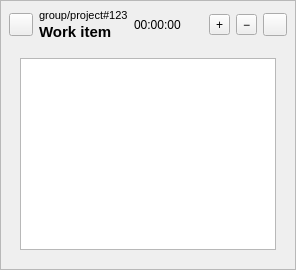
<?xml version="1.0" encoding="UTF-8"?>
<ui version="4.0">
 <class>WorkItemEntryClass</class>
 <widget class="QFrame" name="WorkItemEntryClass">
  <property name="frameShape">
   <enum>QFrame::StyledPanel</enum>
  </property>
  <property name="windowTitle">
   <string>Work Item</string>
  </property>
  <layout class="QVBoxLayout" name="verticalLayout">
   <property name="leftMargin">
    <number>8</number>
   </property>
   <property name="topMargin">
    <number>8</number>
   </property>
   <property name="rightMargin">
    <number>8</number>
   </property>
   <property name="bottomMargin">
    <number>8</number>
   </property>
   <item>
    <layout class="QHBoxLayout" name="headerLayout">
     <item>
      <widget class="QToolButton" name="ExpandButton">
       <property name="text">
        <string/>
       </property>
      </widget>
     </item>
     <item>
      <layout class="QHBoxLayout" name="titleLayout">
       <item>
        <layout class="QVBoxLayout" name="titleTextLayout">
         <property name="spacing">
          <number>1</number>
         </property>
         <item>
          <widget class="QLabel" name="ReferenceLabel">
           <property name="font">
            <font>
             <pointsize>8</pointsize>
            </font>
           </property>
           <property name="text">
            <string>group/project#123</string>
           </property>
          </widget>
         </item>
         <item>
          <widget class="QLabel" name="TitleLabel">
           <property name="font">
            <font>
             <pointsize>11</pointsize>
             <weight>75</weight>
             <bold>true</bold>
            </font>
           </property>
           <property name="text">
            <string>Work item</string>
           </property>
           <property name="wordWrap">
            <bool>true</bool>
           </property>
          </widget>
         </item>
        </layout>
       </item>
       <item>
        <widget class="QLabel" name="ElapsedValueLabel">
         <property name="text">
          <string>00:00:00</string>
         </property>
        </widget>
       </item>
       <item>
        <widget class="QToolButton" name="AddTimeButton">
         <property name="toolTip">
          <string>Add logged time</string>
         </property>
         <property name="text">
          <string>+</string>
         </property>
        </widget>
       </item>
       <item>
        <widget class="QToolButton" name="RemoveTimeButton">
         <property name="toolTip">
          <string>Delete logged time</string>
         </property>
         <property name="text">
          <string>−</string>
         </property>
        </widget>
       </item>
       <item>
        <widget class="QToolButton" name="TrackTimeButton">
         <property name="toolTip">
          <string>Start time tracking</string>
         </property>
         <property name="text">
          <string/>
         </property>
        </widget>
       </item>
      </layout>
     </item>
    </layout>
   </item>
   <item>
    <widget class="QWidget" name="DetailsWidget" native="true">
     <layout class="QVBoxLayout" name="detailsLayout">
      <item>
       <widget class="QTextBrowser" name="DescriptionValueBrowser">
        <property name="text">
         <string/>
        </property>
        <property name="minimumSize">
         <size>
          <width>0</width>
          <height>72</height>
         </size>
        </property>
       </widget>
      </item>
     </layout>
    </widget>
   </item>
  </layout>
 </widget>
 <layoutdefault spacing="6" margin="11"/>
 <resources/>
 <connections>
  <connection>
  <sender>AddTimeButton</sender>
  <signal>clicked()</signal>
  <receiver>WorkItemEntryClass</receiver>
  <slot>OnAddTimeButtonPressed()</slot>
  </connection>
  <connection>
  <sender>RemoveTimeButton</sender>
  <signal>clicked()</signal>
  <receiver>WorkItemEntryClass</receiver>
  <slot>OnRemoveTimeButtonPressed()</slot>
  </connection>
  <connection>
   <sender>ExpandButton</sender>
   <signal>clicked()</signal>
   <receiver>WorkItemEntryClass</receiver>
   <slot>OnExpandButtonPressed()</slot>
  </connection>
  <connection>
   <sender>TrackTimeButton</sender>
   <signal>clicked()</signal>
   <receiver>WorkItemEntryClass</receiver>
   <slot>OnTrackTimeButtonPressed()</slot>
  </connection>
 </connections>
 <slots>
  <slot>OnExpandButtonPressed()</slot>
	<slot>OnAddTimeButtonPressed()</slot>
	<slot>OnRemoveTimeButtonPressed()</slot>
  <slot>OnTrackTimeButtonPressed()</slot>
 </slots>
</ui>
